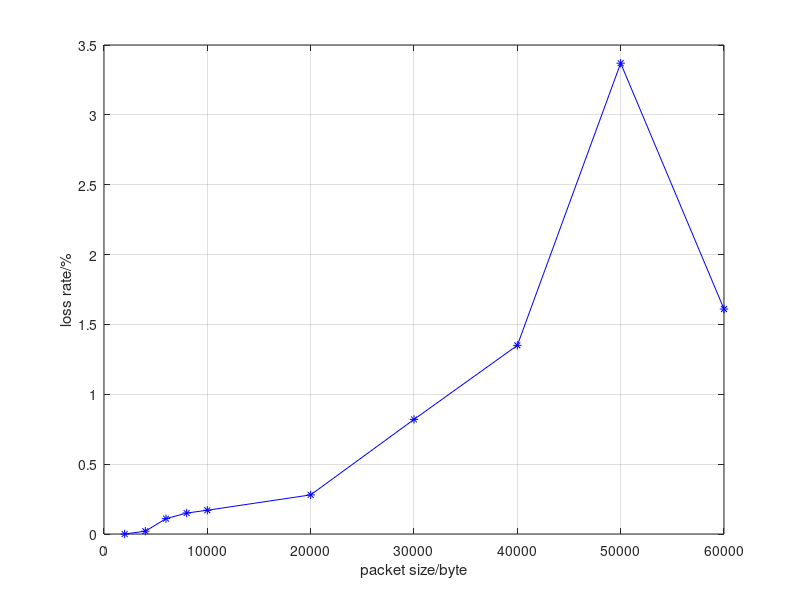
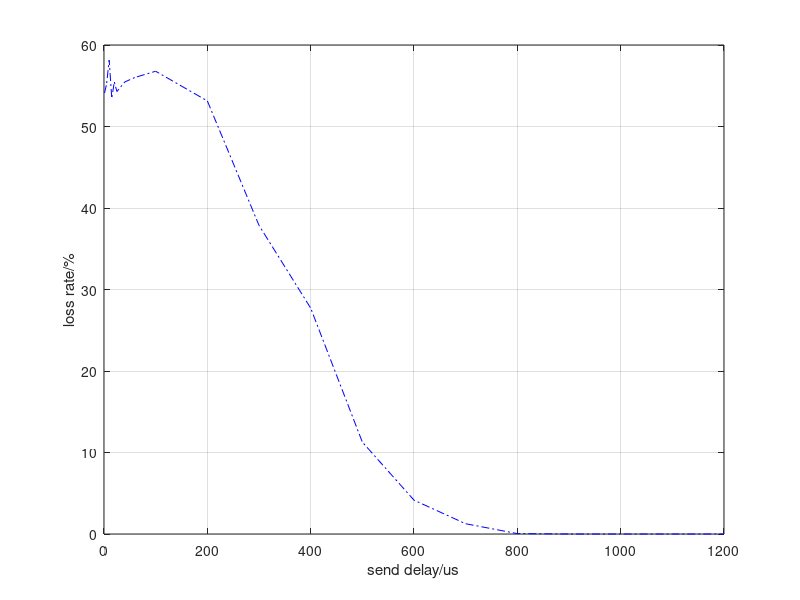

Recreate these plots in MATLAB, in order.
figure;
packet_size_x = [2000, 4000, 6000, 8000, 10000, 20000, 30000, 40000, 50000, 60000];
loss_rate_y = [0, 0.02, 0.11, 0.15, 0.17, 0.28, 0.82, 1.35, 3.37, 1.61];
plot(packet_size_x, loss_rate_y, 'b-*');
xlabel('packet size/byte');
ylabel('loss rate/%');
grid on;
figure;
send_delay_x = [1,5,10,15,20,25,40,60,100,200,300,400,500,600,700,800,900,1000,1100,1200];
loss_rate_y2 = [54.1, 55.21, 58.15, 53.49, 55.46, 54.29, 55.46, 56.02, 56.78, 53.14, 37.87, 27.72, 11.28, 4.15, 1.26, 0.05, 0, 0, 0, 0];
plot(send_delay_x, loss_rate_y2, 'b-.');
xlabel('send delay/us');
ylabel('loss rate/%');
grid on;
